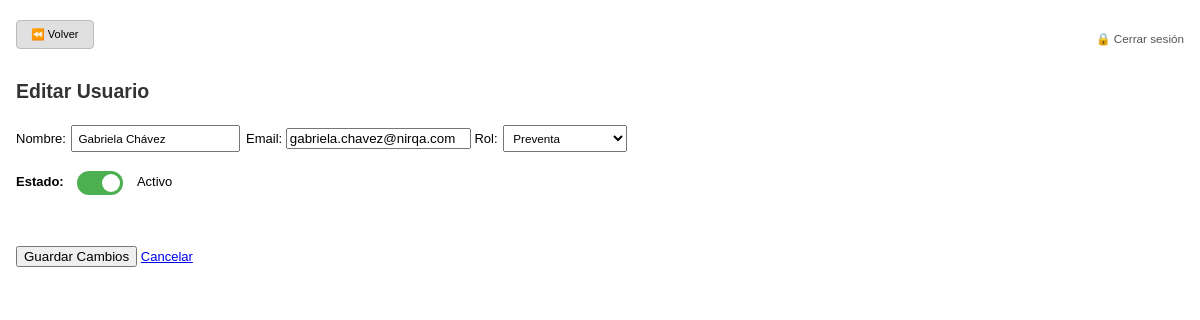
The page /usuarios/editar/44 (signed in) on the database as committed earlier.
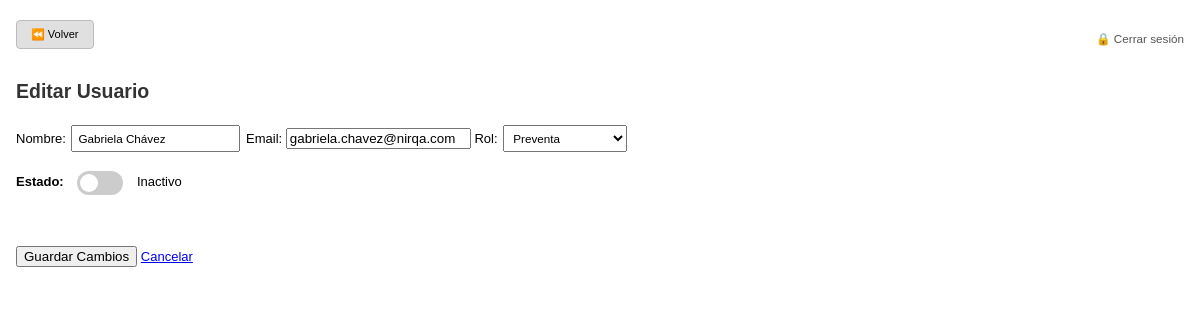
The same page on the database as committed later.
### tables this page shows
CREATE TABLE usuarios (
            id INTEGER PRIMARY KEY AUTOINCREMENT,
            nombre TEXT NOT NULL,
            email TEXT NOT NULL UNIQUE,
            password TEXT NOT NULL,
            rol TEXT NOT NULL CHECK (
                rol IN ('administrador', 'gerente', 'director', 'account_manager', 'preventa', 'gestor')
            ),
            activo INTEGER NOT NULL DEFAULT 1
        , ultima_actualizacion_password TEXT, password_anterior TEXT);

### app.py (the view, shortened to what this page needs)
@app.route("/usuarios/editar/<int:usuario_id>", methods=["GET", "POST"])
def editar_usuario(usuario_id):
    if "usuario_id" not in session:
        return redirect(url_for("login"))
    if session.get("rol") != "administrador":
        flash("Acceso denegado: solo administradores pueden editar usuarios", "error")
        return redirect(url_for("index"))
    conn = get_db_connection()
    cursor = conn.cursor()
    cursor.execute("SELECT * FROM usuarios WHERE id = ?", (usuario_id,))
    usuario = cursor.fetchone()
    if not usuario:
        conn.close()
        flash("Usuario no encontrado", "error")
        return redirect(url_for("admin_usuarios"))
    conn.close()
    return render_template("editar_usuario.html", usuario=usuario, roles=ROLES)

### app.py (called while the page is built)
@app.before_request
def verificar_acceso():
    rutas_publicas = ["/login", "/static", "/favicon.ico"]
    if not session.get("usuario_id"):
        if not any(request.path.startswith(r) for r in rutas_publicas):
            return redirect(url_for('login'))

### utils/db_connection.py (called while the page is built)
def get_db_connection():
    base_dir = os.path.dirname(os.path.abspath(__file__))
    db_path = os.path.join(base_dir, '..', 'database', 'crm_database.db')
    conn = sqlite3.connect(db_path)
    conn.row_factory = sqlite3.Row  # ✅ Esto permite acceder a las columnas por nombre
    conn.execute("PRAGMA foreign_keys = ON")  # ✅ Activar claves foráneas
    return conn

### templates/editar_usuario.html (shortened to what this page needs)
{% extends "base.html" %}
{% block content %}
<h2>Editar Usuario</h2>
<form method="POST">
    <label for="nombre">Nombre:</label>
    <input type="text" name="nombre" value="{{ usuario['nombre'] }}" required>
    <label for="email">Email:</label>
    <input type="email" name="email" value="{{ usuario['email'] }}" required>
    <label for="rol">Rol:</label>
    <select name="rol" required>
        {% for rol in roles %}
            <option value="{{ rol }}" {% if usuario['rol'] == rol %}selected{% endif %}>{{ rol.replace('_', ' ').title() }}</option>
        {% endfor %}
    </select>
<div style="margin: 15px 0;">
    <label for="activo" style="font-weight: bold;">Estado:</label>
    <label class="switch">
        <span class="slider round"></span>
    </label>
    <span id="estado-label" style="margin-left: 10px;">{{ "Activo" if usuario['activo'] == 1 else "Inactivo" }}</span>
</div>
    <br><br>
    <button type="submit" class="button">Guardar Cambios</button>
    <a href="{{ url_for('admin_usuarios') }}" class="button button-cancel">Cancelar</a>
</form>
{% endblock %}

Rows that differ between the two databases and show on the page:
changed usuarios "Gabriela Chávez": activo "Activo" → "Inactivo"
